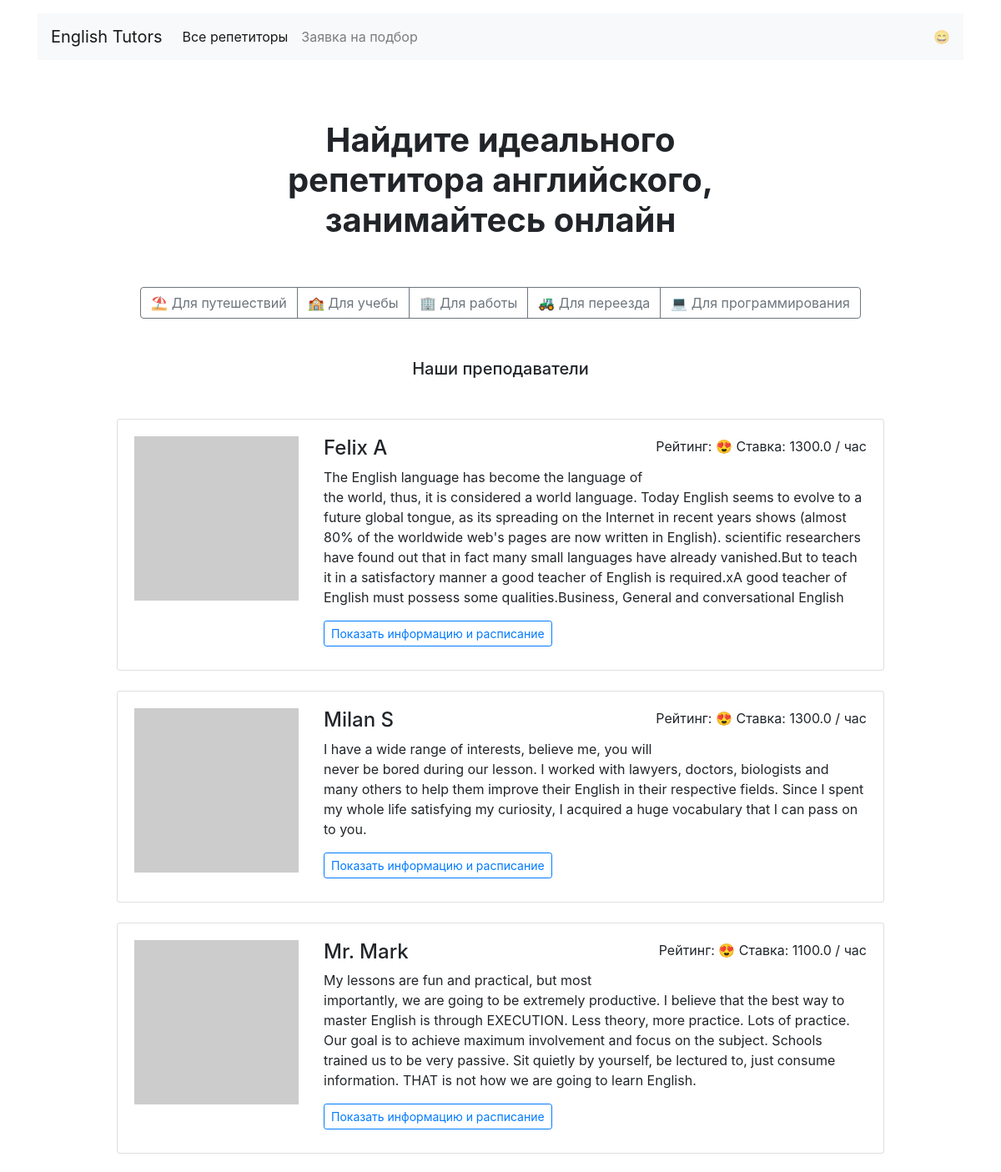
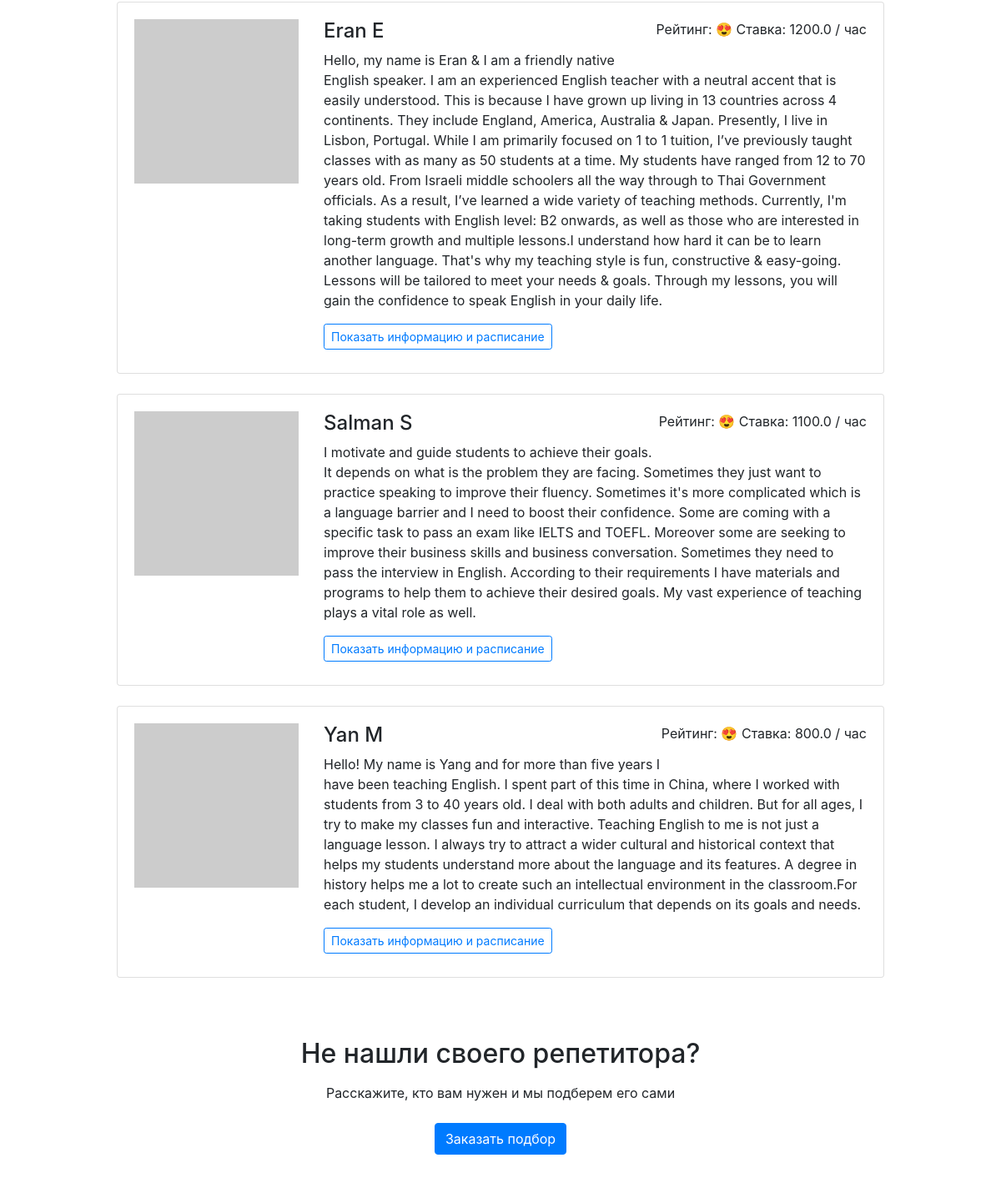
The page / on the database its author committed (2 pictures, top to bottom).
### models.py (models this page shows)
class Goal(db.Model):
    __tablename__ = "goals"
    id = db.Column(db.Integer, primary_key=True)
    name = db.Column(db.String, nullable=False, unique=True)
    emoji = db.Column(db.String, nullable=False)
    tutors = db.relationship("Tutor", secondary=tutor_has_goal, back_populates="goals")

class Tutor(db.Model):
    __tablename__ = "tutors"
    id = db.Column(db.Integer, primary_key=True)
    name = db.Column(db.String, nullable=False)
    about = db.Column(db.String, nullable=False)
    rating = db.Column(db.Float, nullable=False)
    picture = db.Column(db.String, nullable=False)
    price = db.Column(db.Float, nullable=False)
    free = db.Column(db.JSON, nullable=False)
    goals = db.relationship("Goal", secondary=tutor_has_goal, back_populates="tutors")

### views/views.py (the view)
@view_blp.route("/")
def render_index():
    random_tutors = db.session.query(Tutor).order_by(func.random()).limit(6)
    goals = db.session.query(Goal).all()
    return render_template("index.html", random_tutors=random_tutors, goals=goals)

### templates/index.html
{% extends 'base.html' %}
{% block content %}
<main class="container mt-3 mb-5">
  <section>
<h1 class="h1 text-center mx-auto mt-4 py-5"><strong>Найдите идеального <br>репетитора английского, <br>занимайтесь онлайн</strong></h1>
  <div class="text-center mb-5">
    <div class="btn-group mx-auto mb-0" role="group" aria-label="Basic example">
      {% for goal in goals %}
        <a href="{{ url_for('view_blp.render_goal', goal_id=goal.id) }}" class="btn btn-outline-secondary">{{ goal.emoji }} {{ goal.name }}</a>
      {% endfor %}
    </div>
  </div>
  <h2 class="h5 text-center mb-5">Наши преподаватели</h2>
  <div class="row">
    <div class="col-12 col-lg-10 offset-lg-1 m-auto">
      {% for tutor in random_tutors %}
        <div class="card mb-4">
          <div class="card-body">
            <div class="row">
              <div class="col-3"><img src="{{ tutor.picture }}" class="img-fluid" alt=""></div>
              <div class="col-9">
                <p class="float-right">Рейтинг: 😍 {{ tutor.ratig }} Ставка: {{ tutor.price }} / час</p>
                <h2 class="h4">{{ tutor.name }}</h2>
                <p>{{ tutor.about }}</p>
                <a href="{{ url_for('view_blp.render_tutor_profile', tutor_id=tutor.id) }}" class="btn btn-outline-primary btn-sm mr-3 mb-2">Показать информацию и расписание</a>
              </div>
            </div>
          </div>
        </div>
      {% endfor %}
    </div>
  </div>
  <h2 class="text-center mt-5 mb-3">Не нашли своего репетитора?</h2>
  <p class="text-center mb-4">Расскажите, кто вам нужен и мы подберем его сами</p>
  <div class="text-center pb-5">
      <a href="{{ url_for('view_blp.render_request') }}" class="btn btn-primary">Заказать подбор</a>
  </div>
  </section>
</main>
{% endblock content %}

### templates/base.html (shortened to what this page needs)
<!DOCTYPE html>
<html lang="ru">
<head>
  <link rel="stylesheet" href="https://stackpath.bootstrapcdn.com/bootstrap/4.3.1/css/bootstrap.min.css">
</head>
<body>
  <header class="container mt-3">
    <nav class="navbar navbar-expand-lg navbar-light bg-light">
      <a class="navbar-brand" href="/">English Tutors</a>
      <div class="collapse navbar-collapse" id="navbarNav">
        <ul class="navbar-nav">
          <li class="nav-item active">
            <a class="nav-link" href="{{ url_for('view_blp.render_all') }}">Все репетиторы</a>
          </li>
          <li class="nav-item">
            <a class="nav-link" href="{{ url_for('view_blp.render_request') }}">Заявка на подбор </a>
          </li>
        </ul>
      </div>
      <span class="navbar-text d-sm-none d-lg-block">
        😄
      </span>
    </nav>
  </header>
  {% block content %}{% endblock content %}
</body>
</html>

### rows shown on the page
Goal: emoji "⛱", name "Для путешествий"
Goal: emoji "🏫", name "Для учебы"
Goal: emoji "🏢", name "Для работы"
Goal: emoji "🚜", name "Для переезда"
Goal: emoji "💻", name "Для программирования"
Tutor: price "1300.0", name "Felix A", about "The English language has become the language of the world, thus, it is considered a world language. Today English seems to evolve to a future global tongue, as its spreading on the Internet in recent years shows (almost 80% of the worldwide web's pages are now written in English). scientific researchers have found out that in fact many small languages have already vanished.But to teach it in a satisfactory manner a good teacher of English is required.xA good teacher of English must possess some qualities.Business, General and conversational English"
Tutor: price "1300.0", name "Milan S", about "I have a wide range of interests, believe me, you will never be bored during our lesson. I worked with lawyers, doctors, biologists and many others to help them improve their English in their respective fields. Since I spent my whole life satisfying my curiosity, I acquired a huge vocabulary that I can pass on to you."
Tutor: price "1100.0", name "Mr. Mark", about "My lessons are fun and practical, but most importantly, we are going to be extremely productive. I believe that the best way to master English is through EXECUTION. Less theory, more practice. Lots of practice. Our goal is to achieve maximum involvement and focus on the subject. Schools trained us to be very passive. Sit quietly by yourself, be lectured to, just consume information. THAT is not how we are going to learn English."
Tutor: price "1200.0", name "Eran E", about "Hello, my name is Eran & I am a friendly native English speaker. I am an experienced English teacher with a neutral accent that is easily understood. This is because I have grown up living in 13 countries across 4 continents. They include England, America, Australia & Japan. Presently, I live in Lisbon, Portugal. While I am primarily focused on 1 to 1 tuition, I’ve previously taught classes with as many as 50 students at a time. My students have ranged from 12 to 70 years old. From Israeli middle schoolers all the way through to Thai Government officials. As a result, I’ve learned a wide variety of teaching methods. Currently, I'm taking students with English level: B2 onwards, as well as…"
Tutor: price "1100.0", name "Salman S", about "I motivate and guide students to achieve their goals. It depends on what is the problem they are facing. Sometimes they just want to practice speaking to improve their fluency. Sometimes it's more complicated which is a language barrier and I need to boost their confidence. Some are coming with a specific task to pass an exam like IELTS and TOEFL. Moreover some are seeking to improve their business skills and business conversation. Sometimes they need to pass the interview in English. According to their requirements I have materials and programs to help them to achieve their desired goals. My vast experience of teaching plays a vital role as well."
Tutor: price "800.0", name "Yan M", about "Hello! My name is Yang and for more than five years I have been teaching English. I spent part of this time in China, where I worked with students from 3 to 40 years old. I deal with both adults and children. But for all ages, I try to make my classes fun and interactive. Teaching English to me is not just a language lesson. I always try to attract a wider cultural and historical context that helps my students understand more about the language and its features. A degree in history helps me a lot to create such an intellectual environment in the classroom.For each student, I develop an individual curriculum that depends on its goals and needs."
